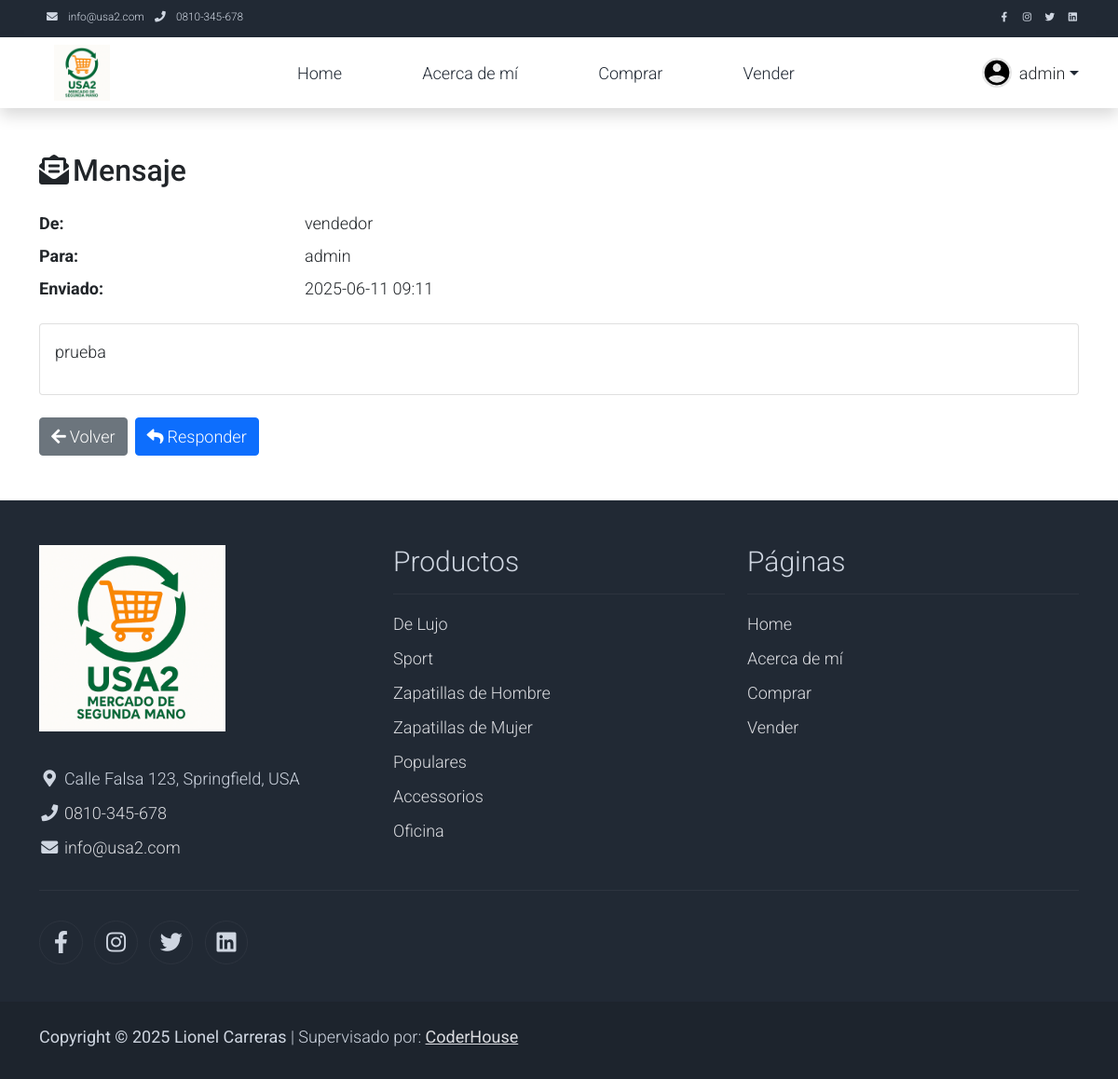
/messenger/view/9/ (signed in), run on the app's committed database.
### messenger/models.py (models this page shows, shortened)
class Message(models.Model):
    contenido = models.TextField()
    fecha_envio = models.DateTimeField(auto_now_add=True)
    emisor = models.ForeignKey(User, on_delete=models.CASCADE, related_name='emisor')
    receptor = models.ForeignKey(User, on_delete=models.CASCADE, related_name='receptor')

### messenger/views.py (the view)
# urls.py: path('view/<int:pk>/', views.detail,  name='detail'),
@login_required(login_url='accounts:login')
def detail(request, pk):
    msg = get_object_or_404(
        Message,
        Q(emisor=request.user) | Q(receptor=request.user),
        pk=pk
    )
    return render(request, 'messenger/detail.html', {'msg': msg})

### templates/messenger/detail.html (shortened to what this page needs)
{% extends "base/base.html" %}
{% block content %}
<div class="container my-5">
  <h2>
    <i class="fa fa-envelope-open-text me-1"></i>Mensaje
  </h2>
  <dl class="row mt-4">
    <dt class="col-sm-3">De:</dt>
    <dd class="col-sm-9">{{ msg.emisor.username }}</dd>
    <dt class="col-sm-3">Para:</dt>
    <dd class="col-sm-9">{{ msg.receptor.username }}</dd>
    <dt class="col-sm-3">Enviado:</dt>
    <dd class="col-sm-9">{{ msg.fecha_envio|date:"Y-m-d H:i" }}</dd>
  </dl>
  <div class="card mb-4">
    <div class="card-body">
      {{ msg.contenido|linebreaks }}
    </div>
  </div>
  <div class="d-flex gap-2">
    <a href="{% url 'messenger:inbox' %}" class="btn btn-secondary">
      <i class="fa fa-arrow-left me-1"></i>Volver
    </a>
    <a href="{% url 'messenger:compose' %}?reply_to={{ msg.emisor.pk }}" class="btn btn-primary">
      <i class="fa fa-reply me-1"></i>Responder
    </a>
  </div>
</div>
{% endblock %}

### templates/partials/navbar.html (shortened to what this page needs)
 <nav class="navbar navbar-expand-lg bg-dark navbar-light d-none d-lg-block" id="templatemo_nav_top">
        <div class="container text-light">
            <div class="w-100 d-flex justify-content-between">
                <div>
                    <i class="fa fa-envelope mx-2"></i>
                    <a class="navbar-sm-brand text-light text-decoration-none" href="mailto:info@company.com">info@usa2.com</a>
                    <i class="fa fa-phone mx-2"></i>
                    <a class="navbar-sm-brand text-light text-decoration-none" href="tel:010-020-0340">0810-345-678</a>
                </div>
                <div>
                    <a class="text-light" href="https://fb.com/" target="_blank" rel="sponsored"><i class="fab fa-facebook-f fa-sm fa-fw me-2"></i></a>
                    <a class="text-light" href="https://www.instagram.com/" target="_blank"><i class="fab fa-instagram fa-sm fa-fw me-2"></i></a>
                    <a class="text-light" href="https://twitter.com/" target="_blank"><i class="fab fa-twitter fa-sm fa-fw me-2"></i></a>
                    <a class="text-light" href="https://www.linkedin.com/" target="_blank"><i class="fab fa-linkedin fa-sm fa-fw"></i></a>
                </div>
            </div>
        </div>
    </nav>
    <nav class="navbar navbar-expand-lg navbar-light shadow">
        <div class="container d-flex justify-content-between align-items-center">
            {%load static%}
                <img src="{% static 'img/apple-icon.png' %}" alt="Logo Usa2" class="logo-img" style="width: 60px; height: 60px; object-fit: cover;">
            <div class="align-self-center collapse navbar-collapse flex-fill  d-lg-flex justify-content-lg-between" id="templatemo_main_nav">
                <div class="flex-fill">
                    <ul class="nav navbar-nav d-flex justify-content-between mx-lg-auto">
                        <li class="nav-item">
                            <a class="nav-link"  href="{% url 'products:home' %}">Home</a>
                        </li>
                        <li class="nav-item">
                            <a class="nav-link" href="{% url 'products:about' %}">Acerca de mí</a>
                        </li>
                        <li class="nav-item">
                            <a class="nav-link" href="{% url 'products:comprar' %}">Comprar</a>
                        </li>
                        <li class="nav-item">
                            <a class="nav-link" href="{% url 'products:vender' %}">Vender</a>
                        </li>
                    </ul>
                </div>
                <div class="navbar align-self-center d-flex">
                  {% if user.is_authenticated %}
                    <div class="dropdown">
                        <a
                        class="d-flex align-items-center text-decoration-none dropdown-toggle"
                        href="#"
                        id="userDropdown"
                        role="button"
                        data-bs-toggle="dropdown"
                        aria-expanded="false"
                        >
                        {% if user.profile.avatar %}
                            <img
                            src="{{ user.profile.avatar.url }}"
                            alt="Avatar"
                            class="rounded-circle me-2"
                            style="width:32px; height:32px; object-fit:cover;"
                            >
                        {% else %}
                            <img
                            src="/media/avatar/default_avatar.png"
                            alt="Avatar por defecto"
                            class="rounded-circle me-2"
                            style="width:32px; height:32px; object-fit:cover;"
                            >
                        {% endif %}
                        <span class="text-dark">{{ user.username }}</span>
                        </a>
                    </div>
                    {% else %}
                    <a class="nav-icon position-relative text-decoration-none" href="{% url 'accounts:login' %}">
                        <i class="fa fa-fw fa-user text-dark mr-3"></i>
                        <span class="position-absolute top-0 left-100 translate-middle badge rounded-pill bg-light text-dark">Login</span>
                    </a>
                    {% endif %}
                </div>
            </div>
        </div>
    </nav>

### static/css/templatemo.css (style rules this page uses)
body, ul, li, p, a, label, input, div { font-family: 'Roboto', sans-serif; font-size: 18px !important; font-weight: 300 !important; }
.text-light { color: #cfd6e1 !important; }
.bg-dark { background-color: #212934 !important; }
#templatemo_nav_top { min-height: 40px; }
#templatemo_nav_top * { font-size: .9em !important; }
#templatemo_main_nav a { color: #212934; }
@media (min-width: 768px) { #templatemo_main_nav .navbar-nav { max-width: 450px; } }
@media (min-width: 992px) { #templatemo_main_nav .navbar-nav { max-width: 550px; } }

### data on the page
Message: emisor.username "vendedor", receptor.username "admin", fecha_envio "2025-06-11 09:11", contenido "prueba"

### other printed values
{{ user.username }} "admin"
